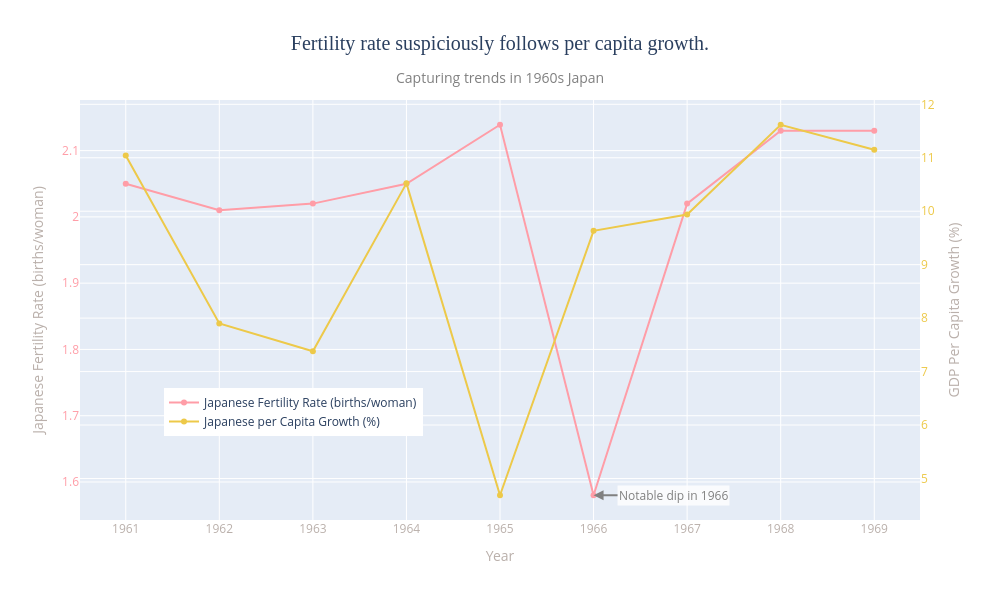

The notebook cell this image was saved under:
### Code cell
import plotly.graph_objects as go

# Assuming japan_data is a pandas DataFrame
fig = go.Figure()
japan_data = japan_data[japan_data['Year'] < 1970]
birthrate_1966 = japan_data[japan_data['Year'] == 1966]['Fertility rate, total (births per woman)'].values[0]

# Fertility Rate trace
fig.add_trace(
    go.Scatter(
        x=japan_data['Year'],
        y=japan_data['Fertility rate, total (births per woman)'],
        mode='lines+markers',
        name='Japanese Fertility Rate (births/woman)',
        line=dict(color='#ff9da7'),
        yaxis='y1'
    )
)

# GDP Per Capita Growth trace
fig.add_trace(
    go.Scatter(
        x=japan_data['Year'],
        y=japan_data['gdp_per_capita_growth_(annual_%)'],
        mode='lines+markers',
        name='Japanese per Capita Growth (%)',
        line=dict(color='#edc949'),
        yaxis='y2'
    )
)

# Layout with dual y-axes
fig.update_layout(
    title=dict(
        text="Fertility rate suspiciously follows per capita growth.",
        x=0.5,  # Center the title
        xanchor='center',
        font=dict(size=20, 
                  family = "Calibri")
    ),
    annotations= [dict(
        x=1966,
        y=birthrate_1966,
        xref='x',
        yref='y',
        text='Notable dip in 1966',
        showarrow=True,
        ax=80,      # shift arrow tail 80 pixels to the right
        ay=0,
        arrowhead=2,       # adds a visible arrow style
        arrowsize=1,
        arrowwidth=2,
        arrowcolor='gray',
        font=dict(color='gray'),
        bgcolor='rgba(255,255,255,0.8)',
        borderwidth=1
    ),         dict(
            x=0.5,  # Centered horizontally
            y=1.08,  # Slightly above the main title
            xref='paper',
            yref='paper',
            text="Capturing trends in 1960s Japan",
            showarrow=False,
            font=dict(size=14, color='gray'),
            xanchor='center'
        )
    ], 
    xaxis=dict(title='Year',
               titlefont=dict(color='#bab0ab'),
               tickfont=dict(color='#bab0ab')),
    yaxis=dict(
        title='Japanese Fertility Rate (births/woman)',
        titlefont=dict(color='#bab0ab'),
        tickfont=dict(color='#ff9da7')
    ),
    yaxis2=dict(
        title='GDP Per Capita Growth (%)',
        titlefont=dict(color='#bab0ab'),
        tickfont=dict(color='#edc949'),
        overlaying='y',
        side='right', 
    ),
    legend=dict(x=0.1, y=0.2),
    width=1000,
    height=600
)



fig.show()

### Figure 1 — Plotly figure (JSON) as saved in the notebook; plotly's stock layout.template omitted (floating-point values rounded to 4 significant figures)
{"data": [{"line": {"color": "#ff9da7"}, "mode": "lines+markers", "name": "Japanese Fertility Rate (births/woman)", "type": "scatter", "x": [1961, 1962, 1963, 1964, 1965, 1966, 1967, 1968, 1969], "y": [2.05, 2.01, 2.02, 2.05, 2.139, 1.58, 2.02, 2.13, 2.13], "yaxis": "y"}, {"line": {"color": "#edc949"}, "mode": "lines+markers", "name": "Japanese per Capita Growth (%)", "type": "scatter", "x": [1961, 1962, 1963, 1964, 1965, 1966, 1967, 1968, 1969], "y": [11.04, 7.902, 7.38, 10.52, 4.686, 9.632, 9.939, 11.62, 11.15], "yaxis": "y2"}], "layout": {"annotations": [{"arrowcolor": "gray", "arrowhead": 2, "arrowsize": 1, "arrowwidth": 2, "ax": 80, "ay": 0, "bgcolor": "rgba(255,255,255,0.8)", "borderwidth": 1, "font": {"color": "gray"}, "showarrow": true, "text": "Notable dip in 1966", "x": 1966, "xref": "x", "y": 1.58, "yref": "y"}, {"font": {"color": "gray", "size": 14}, "showarrow": false, "text": "Capturing trends in 1960s Japan", "x": 0.5, "xanchor": "center", "xref": "paper", "y": 1.08, "yref": "paper"}], "height": 600, "legend": {"x": 0.1, "y": 0.2}, "title": {"font": {"family": "Calibri", "size": 20}, "text": "Fertility rate suspiciously follows per capita growth.", "x": 0.5, "xanchor": "center"}, "width": 1000, "xaxis": {"tickfont": {"color": "#bab0ab"}, "title": {"font": {"color": "#bab0ab"}, "text": "Year"}}, "yaxis": {"tickfont": {"color": "#ff9da7"}, "title": {"font": {"color": "#bab0ab"}, "text": "Japanese Fertility Rate (births/woman)"}}, "yaxis2": {"overlaying": "y", "side": "right", "tickfont": {"color": "#edc949"}, "title": {"font": {"color": "#bab0ab"}, "text": "GDP Per Capita Growth (%)"}}}}
